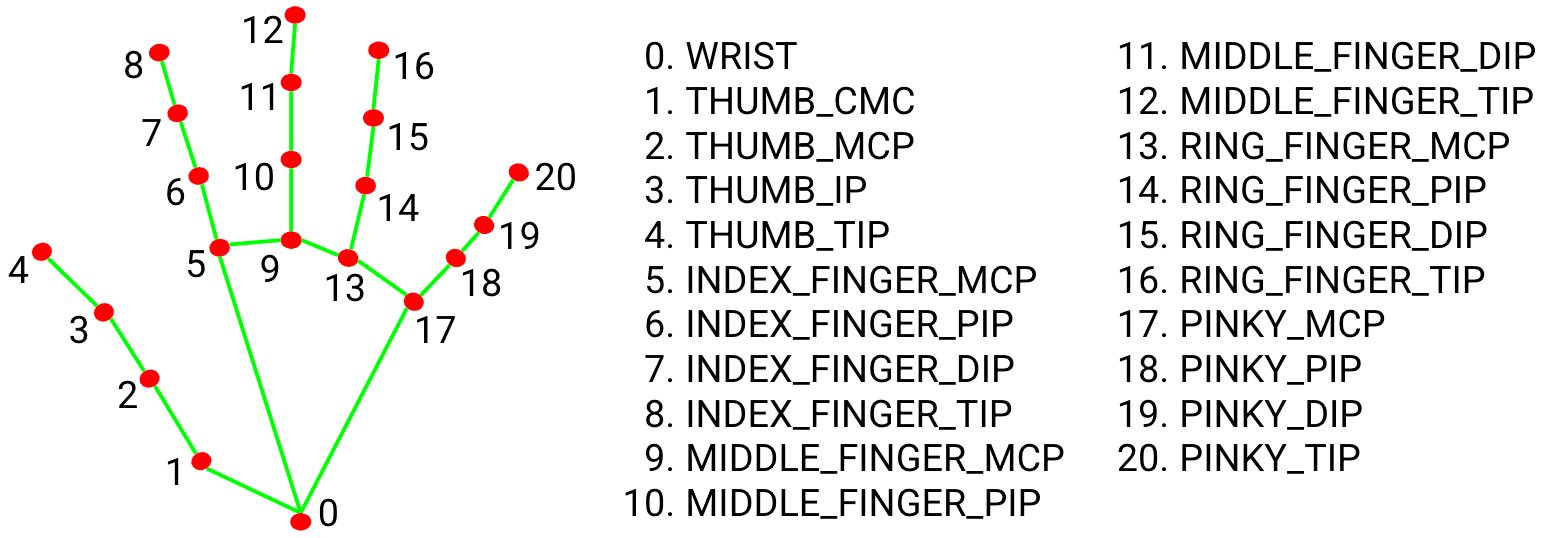
#> input picture utils/hand_landmarks.png, 1543 x 538 px; its folder holds only this picture in this run
$ python -i neckDetect.py   (imports and definitions only)
#> lines starting #> are read from the running program, lines starting #| are printed output that depends on the picture; after the words box and inside, x2 and y2 are one past the last pixel; in counts of white or black regions, pixels touching at a corner belong together
#Intrinsics Interview Question: Coded by Ismael Banihamed :)
import numpy as np
import os
import cv2

##NOTES
# edges: Output of the edge detector.
# lines: A vector to store the coordinates of the start and end of the line.
# rho: The resolution parameter \rho in pixels.
# theta: The resolution of the parameter \theta in radians.
# threshold: The minimum number of intersecting points to detect a line

class LineDetector():
    def __init__(self) -> None:
        self.imgOutputDir = "./data_capture/outputs"

    def vertLineDetect(self, image):
#> called with image = '../../utils/hand_landmarks.png'
        kernel = np.ones((5,5),np.uint8)
        #Gray scale image
        img = cv2.cvtColor(cv2.imread(image), cv2.COLOR_RGB2GRAY)
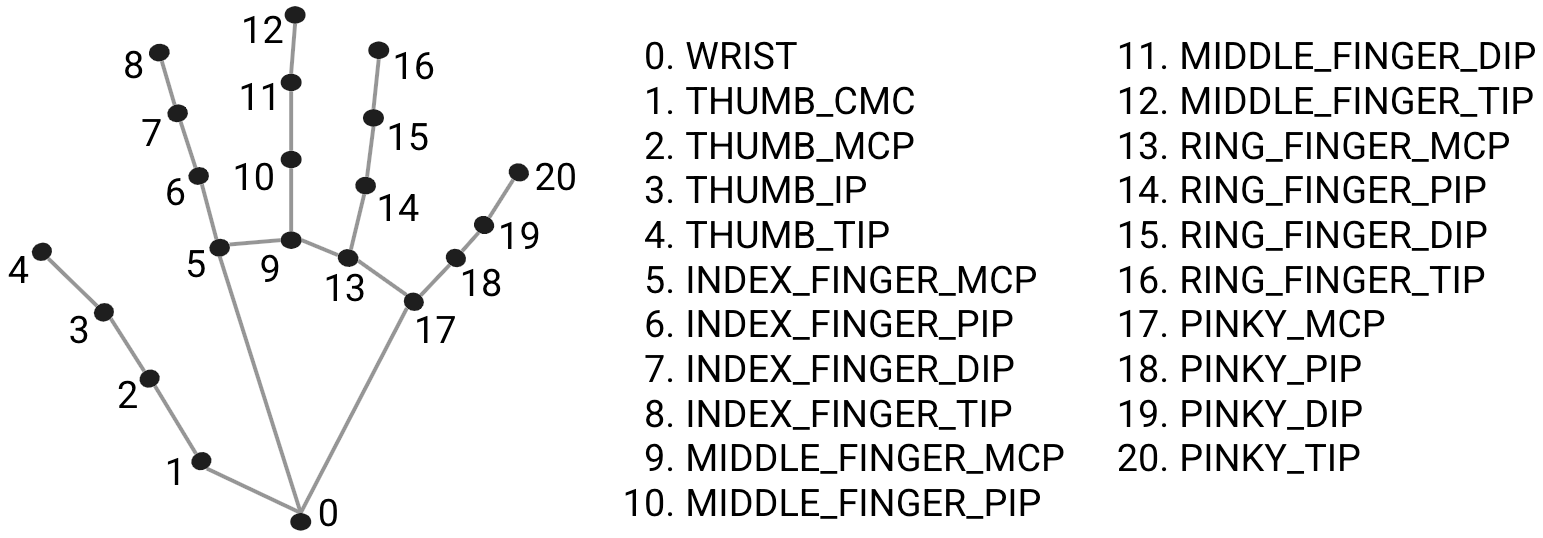
#> img: shape (538, 1543); min 0, max 255, mean 234.4

        # Get rid of artifacts
        img = cv2.threshold(img, 250, 300, cv2.THRESH_BINARY)[1]
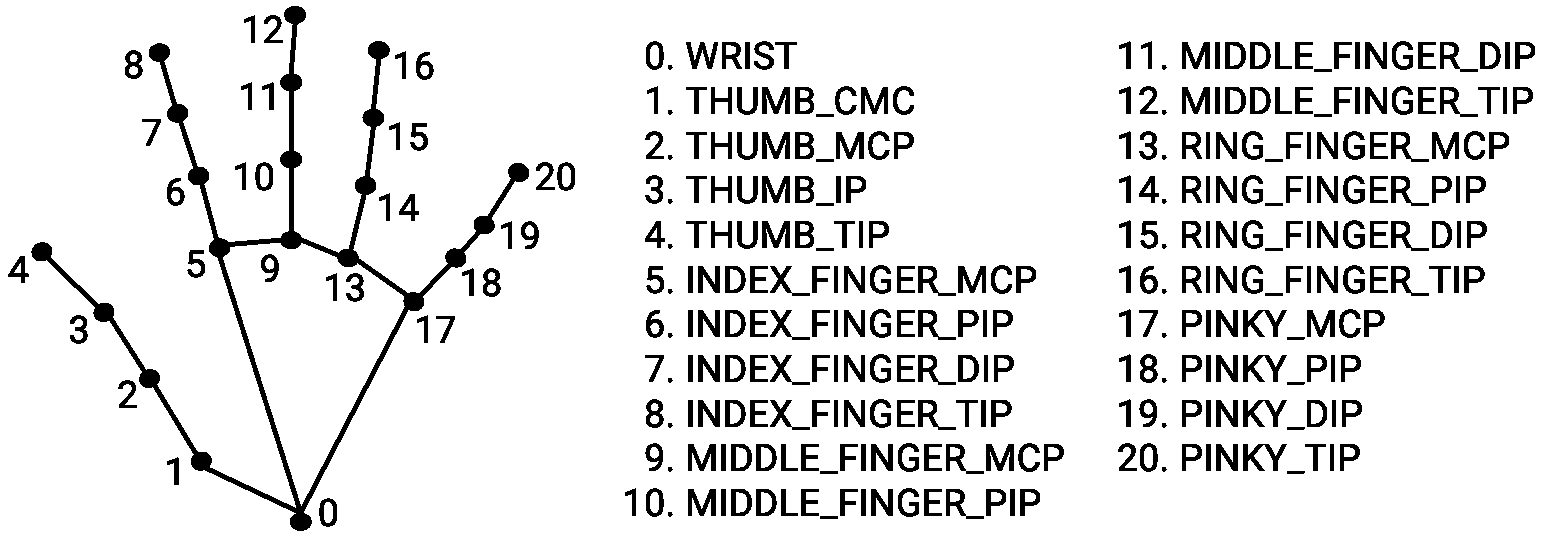
#> img: shape (538, 1543); 89.1% white; 334 black regions (21 under 20 px), largest, box (x1, y1, x2, y2) and area: (31, 6, 529, 531) 14254, (1243, 310, 1287, 337) 506, (1243, 355, 1287, 382) 506

        # Create structuring elements
        vertical_size = 10
        verticalStructure = cv2.getStructuringElement(cv2.MORPH_RECT, (1, vertical_size))

        # Morphological opening
        vertLines = cv2.morphologyEx(img, cv2.MORPH_OPEN, verticalStructure)
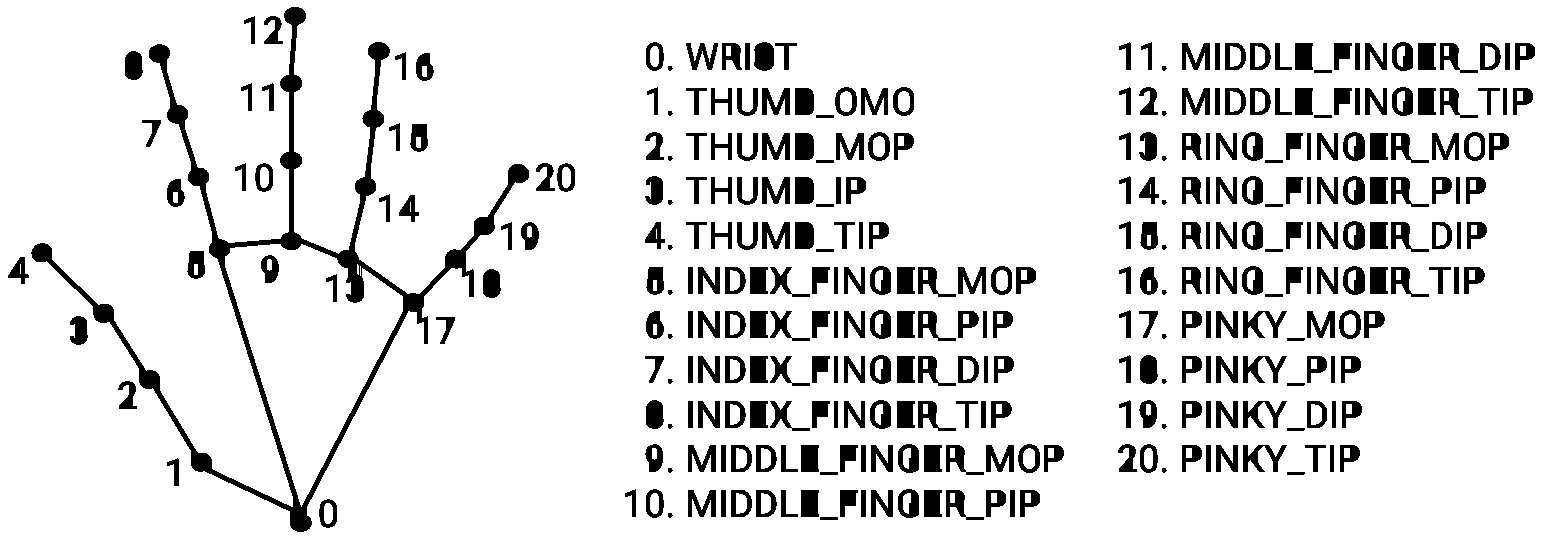
#> vertLines: shape (538, 1543); 87.5% white; 331 black regions (21 under 20 px), largest, box (x1, y1, x2, y2) and area: (31, 7, 529, 532) 15387, (1243, 311, 1287, 338) 529, (1243, 356, 1287, 383) 529
        # Dilate for further bolding of vertical lines
        vertLines = cv2.morphologyEx(vertLines, cv2.MORPH_DILATE, kernel)
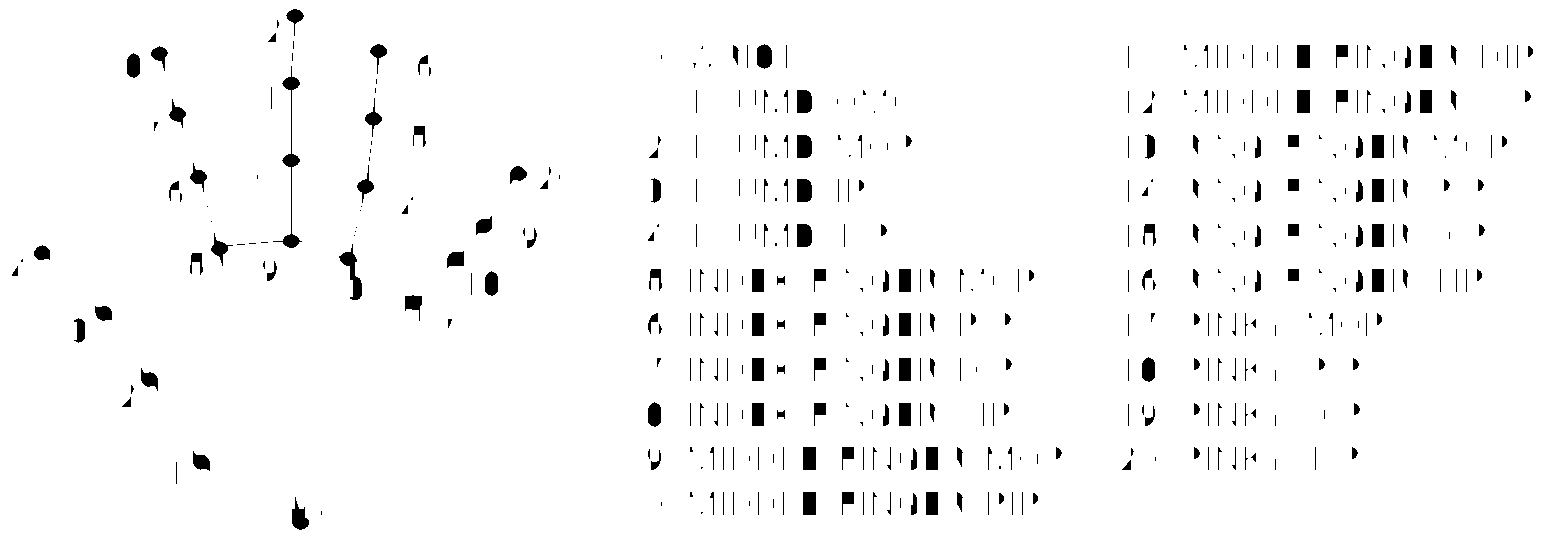
#> vertLines: shape (538, 1543); 96.9% white; 428 black regions (150 under 20 px), largest, box (x1, y1, x2, y2) and area: (273, 66, 302, 248) 671, (339, 244, 362, 300) 459, (797, 90, 812, 113) 324

        return vertLines

    # [73 lines left out: functions horizontalLineDetect, sharpenImage, run, not called in this run]
        #cv2.imwrite(f'{self.imgOutputDir}/{imageName}_houghLines.png',img)


# [9 lines not run here, left out]


>>> result = LineDetector().vertLineDetect('../../utils/hand_landmarks.png')
